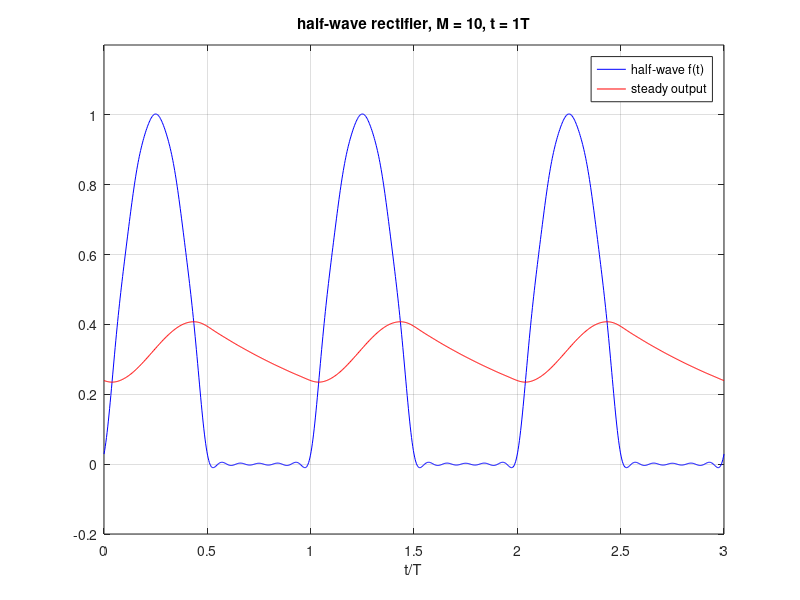
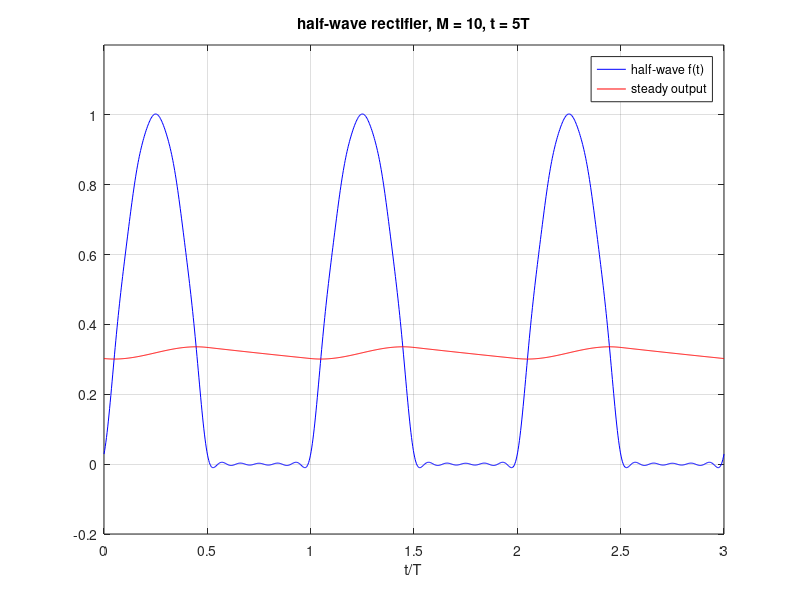
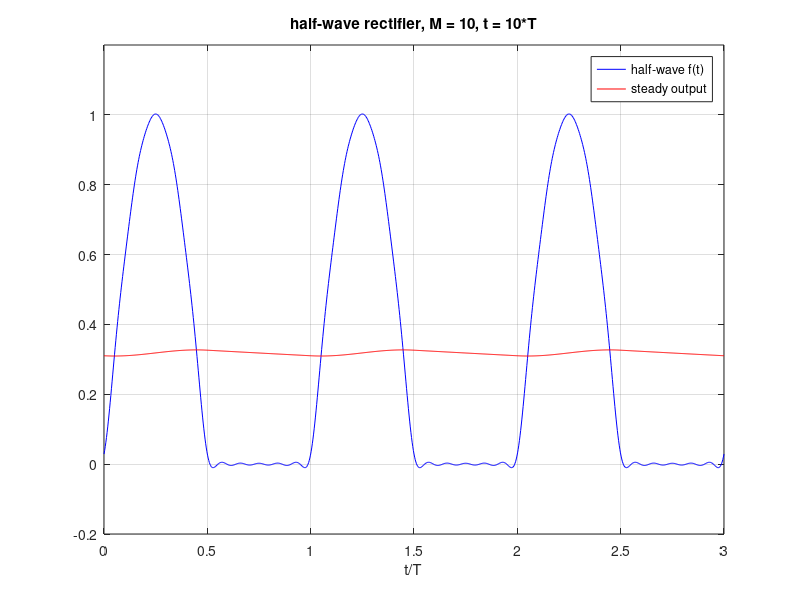
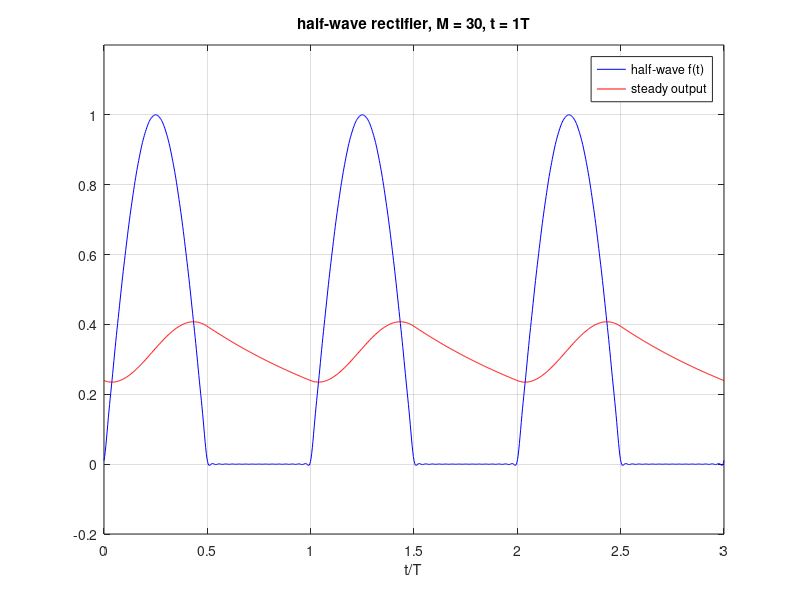

The MATLAB source for these figures, in order: (Note: this script raises an error after producing the figures.)
% Daniel Revie
% 11/30/2016
% Lab 5
close all;
clear;
%% 1

%% (A)
% -----------------------------------
% Define constants
T = 1;
M = 10;
tau = T;


w0 = 2*pi/T;
c0 = (1/pi);
p = @(s) (w0*(1 + exp(-s*T/2)))/(s^2 + w0^2);


t = 0:.003:3*T;
fm = 0; % zeroes length t
% Summation
for k = 2:M
    ck = (1/T)*p(1i*k*w0);
    fm = fm + 2*real(ck.*exp(1i*k*w0*t));
end

c1 = 1/(4*1i);
fmc1 = 2*real(c1.*exp(1i*1*w0*t));
fm = fm + c0 + fmc1;                           % Final value

% Start calculating ymst

H0 = 1;
H = @(s) (1/(1+s*tau));

ymst = 0;

for k = 2:M
    ck = (1/T)*p(1i*k*w0);
    ymst = ymst + 2*real(ck*H(1i*k*w0)*exp(1i*k*w0*t));
end
c1 = 1/(4*1i);
ymstc1 = 2*real(c1.*H(1i*1*w0).*exp(1i*1*w0*t));
ymst = ymst + c0*H0 + ymstc1;


figure
plot(t/T, fm, 'b-', t/T, ymst,'r-');
grid on;
title('half-wave rectifier, M = 10, t = 1T');
xlabel('t/T')
axis([0 3 -0.2 1.2])
legend('half-wave f(t)', 'steady output')


% -----------------------------------
M = 10;
tau = 5*T;

% Define constants
T = 1;

w0 = 2*pi/T;
c0 = (1/pi);
p = @(s) (w0*(1 + exp(-s*T/2)))/(s^2 + w0^2);


t = 0:.003:3*T;
fm = 0; % zeroes length t
% Summation
for k = 2:M
    ck = (1/T)*p(1i*k*w0);
    fm = fm + 2*real(ck.*exp(1i*k*w0*t));
end

c1 = 1/(4*1i);
fmc1 = 2*real(c1.*exp(1i*1*w0*t));
fm = fm + c0 + fmc1;                           % Final value

% Start calculating ymst

H0 = 1;
H = @(s) (1/(1+s*tau));

ymst = 0;

for k = 2:M
    ck = (1/T)*p(1i*k*w0);
    ymst = ymst + 2*real(ck*H(1i*k*w0)*exp(1i*k*w0*t));
end
c1 = 1/(4*1i);
ymstc1 = 2*real(c1.*H(1i*1*w0).*exp(1i*1*w0*t));
ymst = ymst + c0*H0 + ymstc1;


figure
plot(t/T, fm, 'b-', t/T, ymst,'r-');
grid on;
title('half-wave rectifier, M = 10, t = 5T');
xlabel('t/T')
axis([0 3 -0.2 1.2])
legend('half-wave f(t)', 'steady output')

% -----------------------------------
M = 10;
tau = 10*T;

% Define constants
T = 1;

w0 = 2*pi/T;
c0 = (1/pi);
p = @(s) (w0*(1 + exp(-s*T/2)))/(s^2 + w0^2);


t = 0:.003:3*T;
fm = 0; % zeroes length t
% Summation
for k = 2:M
    ck = (1/T)*p(1i*k*w0);
    fm = fm + 2*real(ck.*exp(1i*k*w0*t));
end

c1 = 1/(4*1i);
fmc1 = 2*real(c1.*exp(1i*1*w0*t));
fm = fm + c0 + fmc1;                           % Final value

% Start calculating ymst

H0 = 1;
H = @(s) (1/(1+s*tau));

ymst = 0;

for k = 2:M
    ck = (1/T)*p(1i*k*w0);
    ymst = ymst + 2*real(ck*H(1i*k*w0)*exp(1i*k*w0*t));
end
c1 = 1/(4*1i);
ymstc1 = 2*real(c1.*H(1i*1*w0).*exp(1i*1*w0*t));
ymst = ymst + c0*H0 + ymstc1;


figure
plot(t/T, fm, 'b-', t/T, ymst,'r-');
grid on;
title('half-wave rectifier, M = 10, t = 10*T');
xlabel('t/T')
axis([0 3 -0.2 1.2])
legend('half-wave f(t)', 'steady output')

% -----------------------------------
M = 30;
tau = T;

% Define constants
T = 1;

w0 = 2*pi/T;
c0 = (1/pi);
p = @(s) (w0*(1 + exp(-s*T/2)))/(s^2 + w0^2);


t = 0:.003:3*T;
fm = 0; % zeroes length t
% Summation
for k = 2:M
    ck = (1/T)*p(1i*k*w0);
    fm = fm + 2*real(ck.*exp(1i*k*w0*t));
end

c1 = 1/(4*1i);
fmc1 = 2*real(c1.*exp(1i*1*w0*t));
fm = fm + c0 + fmc1;                           % Final value

% Start calculating ymst

H0 = 1;
H = @(s) (1/(1+s*tau));

ymst = 0;

for k = 2:M
    ck = (1/T)*p(1i*k*w0);
    ymst = ymst + 2*real(ck*H(1i*k*w0)*exp(1i*k*w0*t));
end
c1 = 1/(4*1i);
ymstc1 = 2*real(c1.*H(1i*1*w0).*exp(1i*1*w0*t));
ymst = ymst + c0*H0 + ymstc1;


figure
plot(t/T, fm, 'b-', t/T, ymst,'r-');
grid on;
title('half-wave rectifier, M = 30, t = 1T');
xlabel('t/T')
axis([0 3 -0.2 1.2])
legend('half-wave f(t)', 'steady output')

% -----------------------------------
M = 30;
tau = 5*T;

% Define constants
T = 1;

w0 = 2*pi/T;
c0 = (1/pi);
p = @(s) (w0*(1 + exp(-s*T/2)))/(s^2 + w0^2);


t = 0:.003:3*T;
fm = 0; % zeroes length t
% Summation
for k = 2:M
    ck = (1/T)*p(1i*k*w0);
    fm = fm + 2*real(ck.*exp(1i*k*w0*t));
end

c1 = 1/(4*1i);
fmc1 = 2*real(c1.*exp(1i*1*w0*t));
fm = fm + c0 + fmc1;                           % Final value

% Start calculating ymst

H0 = 1;
H = @(s) (1/(1+s*tau));

ymst = 0;

for k = 2:M
    ck = (1/T)*p(1i*k*w0);
    ymst = ymst + 2*real(ck*H(1i*k*w0)*exp(1i*k*w0*t));
end
c1 = 1/(4*1i);
ymstc1 = 2*real(c1.*H(1i*1*w0).*exp(1i*1*w0*t));
ymst = ymst + c0*H0 + ymstc1;


figure
plot(t/T, fm, 'b-', t/T, ymst,'r-');
grid on;
title('half-wave rectifier, M = 30, t = 5T');
xlabel('t/T')
axis([0 3 -0.2 1.2])
legend('half-wave f(t)', 'steady output')

% -----------------------------------
M = 30;
tau = 10*T;

% Define constants
T = 1;

w0 = 2*pi/T;
c0 = (1/pi);
p = @(s) (w0*(1 + exp(-s*T/2)))/(s^2 + w0^2);


t = 0:.003:3*T;
fm = 0; % zeroes length t
% Summation
for k = 2:M
    ck = (1/T)*p(1i*k*w0);
    fm = fm + 2*real(ck.*exp(1i*k*w0*t));
end

c1 = 1/(4*1i);
fmc1 = 2*real(c1.*exp(1i*1*w0*t));
fm = fm + c0 + fmc1;                           % Final value

% Start calculating ymst

H0 = 1;
H = @(s) (1/(1+s*tau));

ymst = 0;

for k = 2:M
    ck = (1/T)*p(1i*k*w0);
    ymst = ymst + 2*real(ck*H(1i*k*w0)*exp(1i*k*w0*t));
end
c1 = 1/(4*1i);
ymstc1 = 2*real(c1.*H(1i*1*w0).*exp(1i*1*w0*t));
ymst = ymst + c0*H0 + ymstc1;


figure
plot(t/T, fm, 'b-', t/T, ymst,'r-');
grid on;
title('half-wave rectifier, M = 30, t = 10T');
xlabel('t/T')
axis([0 3 -0.2 1.2])
legend('half-wave f(t)', 'steady output')

%% (b)
T = 1;
M = 30; tau = 5*T;

w0 = 2*pi/T;
c0 = (1/pi);
p = @(s) (w0*(1 + exp(-s*T/2)))/(s^2 + w0^2);

t = 0:0.05:24*T;


fm = 0; 
% Summation
for k = 2:M
    ck = (1/T)*p(1i*k*w0);
    fm = fm + 2*real(ck.*exp(1i*k*w0*t));
end
c1 = 1/(4*1i);
fmc1 = 2*real(c1*exp(1i*1*w0*t));
fm = fm + c0 + fmc1;                           % Final value

% Start calculating ymst

H0 = 1;
H = @(s) (1/(1+s*tau));

ymst = 0;
for k = 2:M
    ck = (1/T)*p(1i*k*w0);
    ymst = ymst + 2*real(ck*H(1i*k*w0)*exp(1i*k*w0*t));
end
c1 = 1/(4*1i);
ymstc1 = 2*real(c1.*H(1i*1*w0).*exp(1i*1*w0*t));
ymst = ymst + c0*H0 + ymstc1;


A = -(tau^-1*p(-tau^-1))/(exp(T/tau) - 1);
ym = 0;
for k = 2:M
    ck = (1/T)*p(1i*k*w0);
    ym = ym + 2*real(ck*H(1i*k*w0)*exp(1i*k*w0*t));
end
c1 = 1/(4*1i);
ymc1 = 2*real(c1.*H(1i*1*w0).*exp(1i*1*w0*t));
ym = ym + c0*H0 + ymc1 + A*exp(-t/tau);

figure
plot(t/T, fm, 'b-', t/T, ymst,'r-', t/T, ym, 'k-');
grid on;
title('half-wave rectifier, M = 30, t = 5T');
xlabel('t/T')
axis([0 24 -0.2 1.2])
legend('half-wave f(t)', 'steady output', 'exact output')

%--------------------------------------------
T = 1;
M = 30; tau = 10*T;

w0 = 2*pi/T;
c0 = (1/pi);
p = @(s) (w0*(1 + exp(-s*T/2)))/(s^2 + w0^2);

t = 0:0.05:24*T;
t = linspace(0, 24*T, 1001);

fm = 0; 
% Summation
for k = 2:M
    ck = (1/T)*p(1i*k*w0);
    fm = fm + 2*real(ck.*exp(1i*k*w0*t));
end
c1 = 1/(4*1i);
fmc1 = 2*real(c1*exp(1i*1*w0*t));
fm = fm + c0 + fmc1;                           % Final value

% Start calculating ymst

H0 = 1;
H = @(s) (1/(1+s*tau));

ymst = 0;
for k = 2:M
    ck = (1/T)*p(1i*k*w0);
    ymst = ymst + 2*real(ck*H(1i*k*w0)*exp(1i*k*w0*t));
end
c1 = 1/(4*1i);
ymstc1 = 2*real(c1.*H(1i*1*w0).*exp(1i*1*w0*t));
ymst = ymst + c0*H0 + ymstc1;


A = -(tau^-1*p(-tau^-1))/(exp(T/tau) - 1);
ym = 0;
for k = 2:M
    ck = (1/T)*p(1i*k*w0);
    ym = ym + 2*real(ck*H(1i*k*w0)*exp(1i*k*w0*t));
end
c1 = 1/(4*1i);
ymc1 = 2*real(c1.*H(1i*1*w0).*exp(1i*1*w0*t));
ym = ym + c0*H0 + ymc1 + A*exp(-t/tau);

figure
plot(t/T, fm, 'b-', t/T, ymst,'r-', t/T, ym, 'k-');
grid on;
title('half-wave rectifier, M = 30, t = 10T');
xlabel('t/T')
axis([0 24 -0.2 1.2])
legend('half-wave f(t)', 'steady output', 'exact output')


%% (C)
T = 1;
M = 30; tau = 5*T;

w0 = 2*pi/T;
c0 = (1/pi);
p = @(s) (w0*(1 + exp(-s*T/2)))/(s^2 + w0^2);


t = linspace(0, 24*T, 1001);

fm = 0; 
% Summation
for k = 2:M
    ck = (1/T)*p(1i*k*w0);
    fm = fm + 2*real(ck.*exp(1i*k*w0*t));
end
c1 = 1/(4*1i);
fmc1 = 2*real(c1*exp(1i*1*w0*t));
fm = fm + c0 + fmc1;                           % Final value

% Start calculating ymst

H0 = 1;
H = @(s) (1/(1+s*tau));

ymst = 0;
for k = 2:M
    ck = (1/T)*p(1i*k*w0);
    ymst = ymst + 2*real(ck*H(1i*k*w0)*exp(1i*k*w0*t));
end
c1 = 1/(4*1i);
ymstc1 = 2*real(c1.*H(1i*1*w0).*exp(1i*1*w0*t));
ymst = ymst + c0*H0 + ymstc1;


A = -(tau^-1*p(-tau^-1))/(exp(T/tau) - 1);
ym = 0;
for k = 2:M
    ck = (1/T)*p(1i*k*w0);
    ym = ym + 2*real(ck*H(1i*k*w0)*exp(1i*k*w0*t));
end
c1 = 1/(4*1i);
ymc1 = 2*real(c1.*H(1i*1*w0).*exp(1i*1*w0*t));
ym = ym + c0*H0 + ymc1 + A*exp(-t/tau);



num = [0 0 1];
den = [0 tau 1];
H = tf(num,den);

ylsim = lsim(H, fm, t);

error_5T = norm(ylsim'-ym)


%----------------------------------------------------------------
T = 1;
M = 30; tau = 10*T;

w0 = 2*pi/T;
c0 = (1/pi);
p = @(s) (w0*(1 + exp(-s*T/2)))/(s^2 + w0^2);


t = linspace(0, 24*T, 1001);

fm = 0; 
% Summation
for k = 2:M
    ck = (1/T)*p(1i*k*w0);
    fm = fm + 2*real(ck.*exp(1i*k*w0*t));
end
c1 = 1/(4*1i);
fmc1 = 2*real(c1*exp(1i*1*w0*t));
fm = fm + c0 + fmc1;                           % Final value

% Start calculating ymst

H0 = 1;
H = @(s) (1/(1+s*tau));

ymst = 0;
for k = 2:M
    ck = (1/T)*p(1i*k*w0);
    ymst = ymst + 2*real(ck*H(1i*k*w0)*exp(1i*k*w0*t));
end
c1 = 1/(4*1i);
ymstc1 = 2*real(c1.*H(1i*1*w0).*exp(1i*1*w0*t));
ymst = ymst + c0*H0 + ymstc1;


A = -(tau^-1*p(-tau^-1))/(exp(T/tau) - 1);
ym = 0;
for k = 2:M
    ck = (1/T)*p(1i*k*w0);
    ym = ym + 2*real(ck*H(1i*k*w0)*exp(1i*k*w0*t));
end
c1 = 1/(4*1i);
ymc1 = 2*real(c1.*H(1i*1*w0).*exp(1i*1*w0*t));
ym = ym + c0*H0 + ymc1 + A*exp(-t/tau);


num = [0 0 1];
den = [0 tau 1];
H = tf(num,den);

ylsim = lsim(H, fm, t);

error_10T = norm(ylsim'-ym)


%--------------------------------------------------------------------------
%% 2

%% (A)
omega_0 = 0.2*pi;
omega_1 = 0.1*pi;
omega_2 = 0.3*pi;
L = 200;

s = @(n) sin(omega_0*n);
v = @(n) sin(omega_1*n) + sin(omega_2*n);
x = @(n) s(n) + v(n);

n = linspace(0, L-1, 1001);

plot(n, x(n), 'r-', n, s(n), 'k:');
title('x(n) and s(n)')
xlabel('time samples, n')
axis([0 200 -3 3])
grid on;

%% (B)
clear; 
L = 200;
n2 = 0:L-1;

Omega0 = 0.2*pi;
Omega1 = 0.1*pi;
Omega2 = 0.3*pi;

s = sin(Omega0*n2);
v = sin(Omega1*n2) + sin(Omega2*n2);
x = s + v;

omega_a = 0.15;
omega_b = 0.25;
M = 75;
n = 0:2*M;
A = 0.54+0.46*cos(pi*(n-M)/M);
B = sinc(omega_b.*(n-M))*omega_b;
C = sinc(omega_a.*(n-M))*omega_a;
h = A.*(B-C);

% filter x through h 
y = filter(h,1,x);

figure
plot(n2,y, 'r-', n2,s,':k');
ylim([-2,2]);
xlabel('n')
title('s(n) filtered x(n), 2M = 150')
grid on;

%% (C)
% This time filter v through h 
y = filter(h, 1, v);
figure
plot(n2, v, 'k:', n2, y, 'r-');
xlabel('n')
title('v(n) and filtered v(n), 2M = 150')
grid on;

%% (D) 
omega_0 = 0.2*pi;
omega_1 = 0.1*pi;
omega_2 = 0.3*pi;
w = pi*linspace(0, 0.4, 801); 
H = abs(freqz(h, 1, w)); 

figure
plot(w/pi, H, 'b-'); hold on;

arrow1 = annotation('arrow'); arrow1.Parent = gca;
arrow1.X = [omega_1/pi omega_1/pi]; arrow1.Y = [0 .1]; 

arrow0 = annotation('arrow'); arrow0.Parent = gca;
arrow0.X = [omega_0/pi omega_0/pi]; arrow0.Y = [0 .1]; 

arrow2 = annotation('arrow'); arrow2.Parent = gca;
arrow2.X = [omega_2/pi omega_2/pi]; arrow2.Y = [0 .1];

axis([0 0.4 0 1.1])
title('Magnitude Response |H(w)|, 2M = 150')
xlabel('w in units of pi')
grid on; 
hold off;

figure 
plot(w/pi, 20*log10(H), 'b-'); hold on;

arrow1 = annotation('arrow'); arrow1.Parent = gca;
arrow1.X = [omega_1/pi omega_1/pi]; arrow1.Y = [-100 -80]; 

arrow0 = annotation('arrow'); arrow0.Parent = gca;
arrow0.X = [omega_0/pi omega_0/pi]; arrow0.Y = [-100 -80]; 

arrow2 = annotation('arrow'); arrow2.Parent = gca;
arrow2.X = [omega_2/pi omega_2/pi]; arrow2.Y = [-100 -80];

axis([0 0.4 -100 5])
title('Magnitude Response |H(w)|, 2M = 150')
ylabel('dB')
xlabel('w in units of pi')
grid on;
hold off;


%% (E)
% (A)
omega_0 = 0.2*pi;
omega_1 = 0.1*pi;
omega_2 = 0.3*pi;
L = 200;

s = @(n) sin(omega_0*n);
v = @(n) sin(omega_1*n) + sin(omega_2*n);
x = @(n) s(n) + v(n);

n = linspace(0, L-1, 1001);

figure
plot(n, x(n), 'r-', n, s(n), 'k:');
title('x(n) and s(n)')
xlabel('time samples, n')
axis([0 200 -3 3])
grid on;

% (B)
clear; 
omega_0 = 0.2*pi;
omega_1 = 0.1*pi;
omega_2 = 0.3*pi;
L = 200;
n2 = 0:L-1;

Omega0 = 0.2*pi;
Omega1 = 0.1*pi;
Omega2 = 0.3*pi;

s = sin(Omega0*n2);
v = sin(Omega1*n2) + sin(Omega2*n2);
x = s + v;

omega_a = 0.15;
omega_b = 0.25;
M = 100;
n = 0:2*M;
A = 0.54+0.46*cos(pi*(n-M)/M);
B = sinc(omega_b.*(n-M))*omega_b;
C = sinc(omega_a.*(n-M))*omega_a;
h = A.*(B-C);

% filter x through h 
y = filter(h,1,x);

figure
plot(n2,y, 'r-', n2,s,':k');
ylim([-2,2]);
xlabel('n')
title('s(n) filtered x(n), 2M = 200')
grid on;

% (C)
% This time filter v through h 
y = filter(h, 1, v);
figure
plot(n2, v, 'k:', n2, y, 'r-'); 
xlabel('n')
title('v(n) and filtered v(n), 2M = 200')

% (D) 
w = pi*linspace(0, 0.4, 801); 
H = abs(freqz(h, 1, w)); 

figure
plot(w/pi, H, 'b-'); hold on;

arrow1 = annotation('arrow'); arrow1.Parent = gca;
arrow1.X = [omega_1/pi omega_1/pi]; arrow1.Y = [0 .1]; 

arrow0 = annotation('arrow'); arrow0.Parent = gca;
arrow0.X = [omega_0/pi omega_0/pi]; arrow0.Y = [0 .1]; 

arrow2 = annotation('arrow'); arrow2.Parent = gca;
arrow2.X = [omega_2/pi omega_2/pi]; arrow2.Y = [0 .1]; 

axis([0 0.4 0 1.1])
title('Magnitude Response |H(w)|, 2M = 200');
xlabel('w in units of pi');
grid on;

hold off;

figure 
plot(w/pi, 20*log10(H), 'b-'); hold on;
axis([0 0.4 -100 5]);

arrow1 = annotation('arrow'); arrow1.Parent = gca;
arrow1.X = [omega_1/pi omega_1/pi]; arrow1.Y = [-100 -80]; 

arrow0 = annotation('arrow'); arrow0.Parent = gca;
arrow0.X = [omega_0/pi omega_0/pi]; arrow0.Y = [-100 -80]; 

arrow2 = annotation('arrow'); arrow2.Parent = gca;
arrow2.X = [omega_2/pi omega_2/pi]; arrow2.Y = [-100 -80]; 

title('Magnitude Response |H(w)|, 2M = 200');
ylabel('dB');
xlabel('w in units of pi');
grid;
hold off;

%% (F)
clear;
M = 75;
omega_0 = 0.2*pi;
omega_1 = 0.1*pi;
omega_2 = 0.3*pi;
omega_a = 0.15*pi;
omega_b = 0.25*pi;

w = linspace(0, 0.4*pi, 1001); 

h_2 = @(n) (omega_b/pi.*(sinc(omega_b*(n-M)/pi)) - omega_a/pi.*(sinc(omega_a*(n-M)/pi)));

for k = 0:2*M

H_2(k+1,:) = h_2(k)*exp(-1i*w*k);

end

H_2 = abs(sum(H_2));

figure
plot(w/pi,H_2, 'b-'); hold on;

grid; ylim([0 1.1]);

arrow1 = annotation('arrow'); arrow1.Parent = gca;
arrow1.X = [omega_1/pi omega_1/pi]; arrow1.Y = [0 0.1]; 

arrow0 = annotation('arrow'); arrow0.Parent = gca;
arrow0.X = [omega_0/pi omega_0/pi]; arrow0.Y = [0 0.1]; 

arrow2 = annotation('arrow'); arrow2.Parent = gca;
arrow2.X = [omega_2/pi omega_2/pi]; arrow2.Y = [0 0.1]; 

title('Magnitude Response |H(w)|, 2M = 150');
xlabel('w is in units of pi');
axis([0 0.4 0 1.2]);
hold off;

clear; 
omega_0 = 0.2*pi;
omega_1 = 0.1*pi;
omega_2 = 0.3*pi;
omega_a = 0.15*pi;
omega_b = 0.25*pi;

w = linspace(0, 0.4*pi, 1001); 
M = 100; 
h_2 = @(n) (omega_b/pi.*(sinc(omega_b*(n-M)/pi)) - omega_a/pi.*(sinc(omega_a*(n-M)/pi)));

for k = 0:2*M

H_2(k+1,:) = h_2(k)*exp(-1i*w*k);

end


H_2 = abs(sum(H_2));

figure
plot(w/pi,H_2, 'b-'); hold on;

grid; ylim([0 1.1]);

arrow1 = annotation('arrow'); arrow1.Parent = gca;
arrow1.X = [omega_1/pi omega_1/pi]; arrow1.Y = [0 0.1]; 

arrow0 = annotation('arrow'); arrow0.Parent = gca;
arrow0.X = [omega_0/pi omega_0/pi]; arrow0.Y = [0 0.1]; 

arrow2 = annotation('arrow'); arrow2.Parent = gca;
arrow2.X = [omega_2/pi omega_2/pi]; arrow2.Y = [0 0.1]; 

title('Magnitude Response |H(w)|, 2M = 200');
xlabel('w is in units of pi');
axis([0 0.4 0 1.2]);
hold off;
